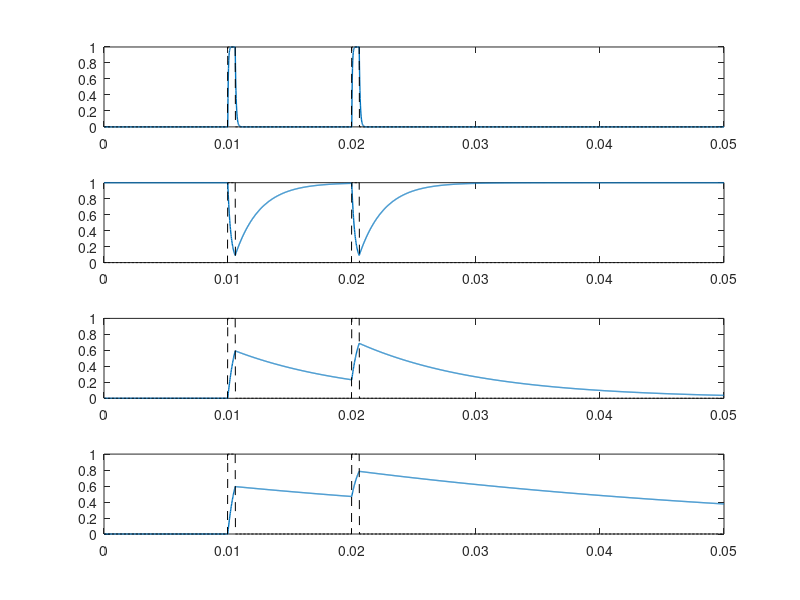

Write the MATLAB code that produced this figure.
close all
clear all
clc

param.alpha_m = 22*1000;
param.beta_m = 13*1000;
param.alpha_h = 0.5*1000;
param.beta_h = 4*1000;
param.alpha_n = 1.5*1000;
param.beta_n = 0.1*1000;
param.alpha_q = 1.5*1000;
param.beta_q = 0.025*1000;

Fs = 50000;
time = 0:1/Fs:0.05;
index_s = zeros(1,length(time));
index_s(0.01*Fs:0.01*Fs+round(0.0006*Fs)) = 1;
index_s(0.02*Fs:0.02*Fs+round(0.0006*Fs)) = 1;

m = 0;
h = 1;
n = 0;
q = 0;

m_0 = 0;
h_0 = 1;
n_0 = 0;
q_0 = 0;

t_0_end = 0;
t_0_start = 0.01;
spike_index = 0;
for t = 1:length(time)
    if t > 1
        if index_s(t) == 1 && index_s(t-1) == 0
            t_0_start = t/Fs;
            t_0_end = (t+round(0.0006*Fs))/Fs;
            spike_index = spike_index + 1;
            m_0 = m;
            h_0 = h;
            n_0 = n;
            q_0 = q;
        elseif index_s(t) == 0 && index_s(t-1) == 1
            m_0 = m;
            h_0 = h;
            n_0 = n;
            q_0 = q;
        end
        if index_s(t) == 1
            T = t/Fs;
            m = 1 + (m_0-1)*exp(-param.alpha_m*(T-t_0_start));
            h = h_0*exp(-param.beta_h*(T-t_0_start));
            n = 1 + (n_0-1)*exp(-param.alpha_n*(T-t_0_start));
            q = 1 + (q_0-1)*exp(-param.alpha_q*(T-t_0_start));
        elseif index_s(t) == 0 
            T = t/Fs;
            m = m_0*exp(-param.beta_m*(T-t_0_end));
            h = 1 + (h_0-1)*exp(-param.alpha_h*(T-t_0_end));
            n = n_0*exp(-param.beta_n*(T-t_0_end));
            q = q_0*exp(-param.beta_q*(T-t_0_end));
        end
    end
    m_vec(t) = m;
    h_vec(t) = h;
    n_vec(t) = n;
    q_vec(t) = q;
end
figure(1)
ax1 = subplot(4,1,1);
plot(time,m_vec,'LineWidth',1)
hold on
plot(time,index_s,'--k')
ax2 = subplot(4,1,2);
plot(time,h_vec,'LineWidth',1)
hold on
plot(time,index_s,'--k')
ax3 = subplot(4,1,3);
plot(time,n_vec,'LineWidth',1)
hold on
plot(time,index_s,'--k')
ax4 = subplot(4,1,4);
plot(time,q_vec,'LineWidth',1)
hold on
plot(time,index_s,'--k')
linkaxes([ax1,ax2,ax3,ax4],'x')
